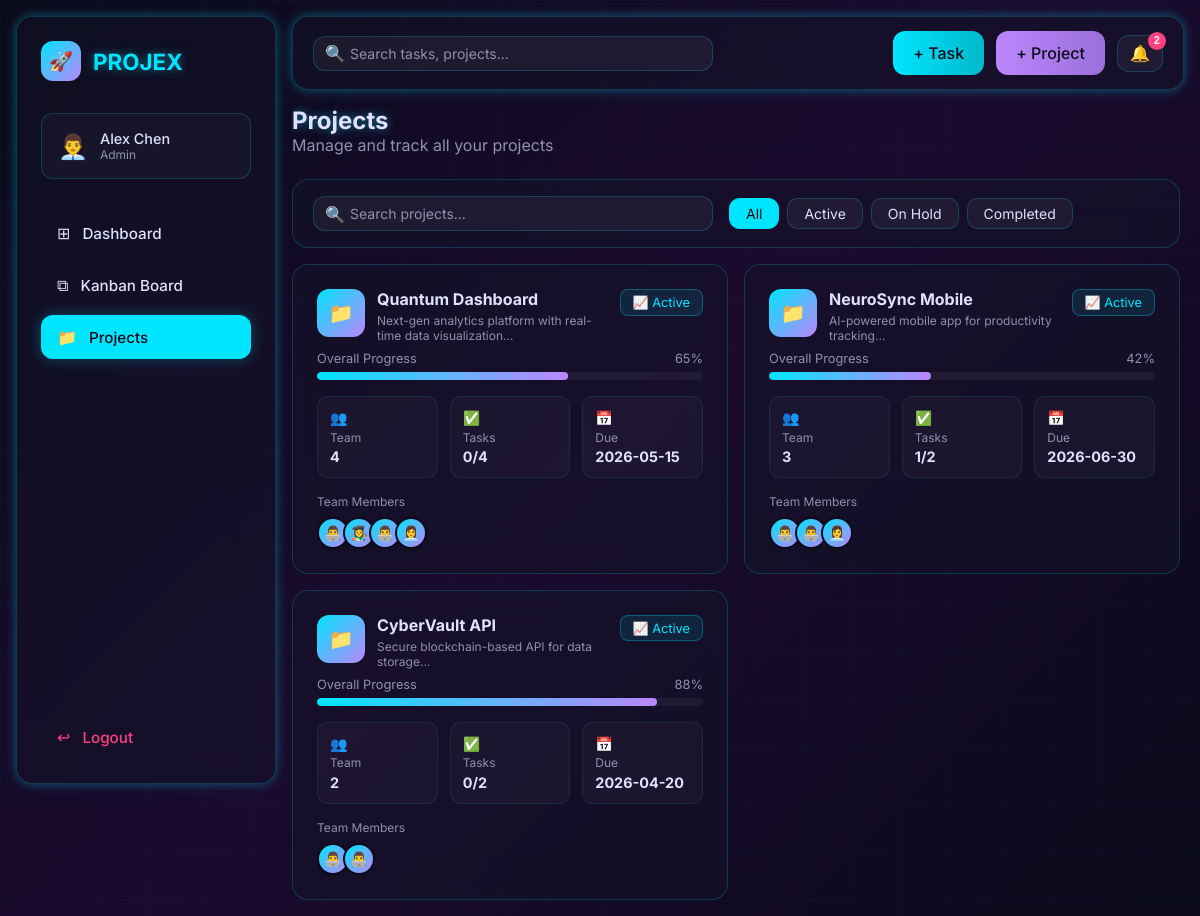
/index.php?page=projects (signed in), run on the app's committed database.
### tables this page shows
CREATE TABLE IF NOT EXISTS `users` (
  `id`         INT AUTO_INCREMENT PRIMARY KEY,
  `name`       VARCHAR(100) NOT NULL,
  `email`      VARCHAR(150) NOT NULL UNIQUE,
  `password`   VARCHAR(255) NOT NULL,
  `role`       ENUM('Admin','Project Manager','Developer','Designer','Client') NOT NULL DEFAULT 'Developer',
  `avatar`     VARCHAR(10)  DEFAULT '👤',
  `created_at` TIMESTAMP    DEFAULT CURRENT_TIMESTAMP
);

CREATE TABLE IF NOT EXISTS `projects` (
  `id`          INT AUTO_INCREMENT PRIMARY KEY,
  `name`        VARCHAR(150) NOT NULL,
  `description` TEXT,
  `progress`    TINYINT UNSIGNED DEFAULT 0,
  `deadline`    DATE,
  `status`      ENUM('Active','On Hold','Completed') DEFAULT 'Active',
  `created_at`  TIMESTAMP DEFAULT CURRENT_TIMESTAMP
);

### data/data.php (called while the page is built, shortened)
<?php
require_once __DIR__ . '/../config/db.php';
function dbRow($sql, $types = '', ...$params) {
    global $conn;
    $stmt = mysqli_prepare($conn, $sql);
    if ($params) mysqli_stmt_bind_param($stmt, $types, ...$params);
    mysqli_stmt_execute($stmt);
    $result = mysqli_stmt_get_result($stmt);
    return mysqli_fetch_assoc($result);
}
function dbRows($sql, $types = '', ...$params) {
    global $conn;
    $stmt = mysqli_prepare($conn, $sql);
    if ($params) mysqli_stmt_bind_param($stmt, $types, ...$params);
    mysqli_stmt_execute($stmt);
    $result = mysqli_stmt_get_result($stmt);
    $rows = [];
    while ($row = mysqli_fetch_assoc($result)) $rows[] = $row;
    return $rows;
}
function getUserById($id) {
    return dbRow('SELECT * FROM users WHERE id = ?', 'i', $id);
}
function getAllProjects() {
    $projects = dbRows('SELECT * FROM projects ORDER BY created_at DESC');
    foreach ($projects as &$p) $p['teamMembers'] = getProjectMemberIds($p['id']);
    return $projects;
}
function getProjectMemberIds($projectId) {
    $rows = dbRows('SELECT user_id FROM project_members WHERE project_id = ?', 'i', $projectId);
    return array_column($rows, 'user_id');
}
function getProjectMembers($projectId) {
    return dbRows('
        SELECT u.* FROM users u
        JOIN project_members pm ON pm.user_id = u.id
        WHERE pm.project_id = ? ORDER BY u.name
    ', 'i', $projectId);
}
function getUserProjects($user) {
    if ($user['role'] === 'Client') {
        $projects = dbRows('
            SELECT p.* FROM projects p
            JOIN project_members pm ON pm.project_id = p.id
            WHERE pm.user_id = ? ORDER BY p.created_at DESC
        ', 'i', $user['id']);
    } else {
        $projects = getAllProjects();
    }
    foreach ($projects as &$p) $p['teamMembers'] = getProjectMemberIds($p['id']);
    return $projects;
}
function getTasksByProject($projectId) {
    return dbRows('SELECT * FROM tasks WHERE project_id = ?', 'i', $projectId);
}
function unreadCount($userId) {
    $row = dbRow('SELECT COUNT(*) AS cnt FROM notifications WHERE user_id = ? AND is_read = 0', 'i', $userId);
    return $row['cnt'] ?? 0;
}
function statusClass($status) {
    return match($status) {
        'Active'    => 'status-active',
        'On Hold'   => 'status-hold',
        'Completed' => 'status-completed',
        default     => '',
    };
}

### pages/projects.php (the view, shortened to what this page needs)
<?php
include 'partials/layout_start.php';
$userProjects = array_values(getUserProjects($currentUser));
$filterStatus = $_GET['status'] ?? 'All';
$searchQuery  = $_GET['search'] ?? '';
$filtered = array_filter($userProjects, function($p) use ($filterStatus, $searchQuery) {
    $matchSearch = !$searchQuery || stripos($p['name'], $searchQuery) !== false || stripos($p['description'], $searchQuery) !== false;
    $matchFilter = $filterStatus === 'All' || $p['status'] === $filterStatus;
    return $matchSearch && $matchFilter;
});
$filtered = array_values($filtered);
$statusFilters = ['All','Active','On Hold','Completed'];
$statusIconMap = ['Active'=>'📈','On Hold'=>'⏸','Completed'=>'✅'];
?>
<div class="page-header">
    <h2 class="page-title neon-text">Projects</h2>
    <p class="muted-text">Manage and track all your projects</p>
</div>
<div class="glass-card filter-bar">
    <form method="GET" action="index.php" class="filter-form">
        <div class="search-wrap">
            <span class="search-icon">🔍</span>
            <input type="text" name="search" value="<?= htmlspecialchars($searchQuery) ?>" placeholder="Search projects..." class="search-input">
        </div>
        <div class="filter-btns">
            <?php foreach ($statusFilters as $sf): ?>
            <button type="submit" name="status" value="<?= $sf ?>"
                class="filter-btn <?= $filterStatus===$sf?'active':'' ?>"><?= $sf ?></button>
            <?php endforeach; ?>
        </div>
    </form>
</div>
<div class="projects-grid">
    <?php foreach ($filtered as $project):
        $projectTasks   = array_values(getTasksByProject($project['id']));
        $completedTasks = count(array_filter($projectTasks, fn($t) => $t['status'] === 'Completed'));
        $totalTasks     = count($projectTasks);
        $members        = getProjectMembers($project['id']);
        $deadlineSoon   = strtotime($project['deadline']) <= strtotime('+7 days');
    ?>
    <div class="project-card glass-card">
        <div class="project-card-header">
            <div class="project-icon-wrap">
                <div class="project-icon">📁</div>
                <div>
                    <h3><?= htmlspecialchars($project['name']) ?></h3>
                    <p class="muted-text small"><?= htmlspecialchars(mb_substr($project['description'],0,80)) ?>...</p>
                </div>
            </div>
            <span class="status-badge <?= statusClass($project['status']) ?>">
                <?= $statusIconMap[$project['status']]??'' ?> <?= $project['status'] ?>
            </span>
        </div>
        <div class="progress-wrap mt-4">
            <div class="progress-labels">
                <span class="muted-text">Overall Progress</span>
                <span><?= $project['progress'] ?>%</span>
            </div>
            <div class="progress-bar">
                <div class="progress-fill animated" style="width:<?= $project['progress'] ?>%"></div>
            </div>
        </div>
        <div class="project-stats">
            <div class="pstat">
                <span class="pstat-icon cyan">👥</span>
                <span class="muted-text small">Team</span>
                <strong><?= count($members) ?></strong>
            </div>
            <div class="pstat">
                <span class="pstat-icon purple">✅</span>
                <span class="muted-text small">Tasks</span>
                <strong><?= $completedTasks ?>/<?= $totalTasks ?></strong>
            </div>
            <div class="pstat">
                <span class="pstat-icon <?= $deadlineSoon?'red':'cyan' ?>">📅</span>
                <span class="muted-text small">Due</span>
                <strong class="<?= $deadlineSoon?'text-red':'' ?>"><?= $project['deadline'] ?></strong>
            </div>
        </div>
        <div class="team-avatars">
            <div class="muted-text small mb-2">Team Members</div>
            <div class="avatar-stack">
                <?php foreach (array_slice($members,0,5) as $m): ?>
                <div class="avatar-circle" title="<?= htmlspecialchars($m['name']) ?>"><?= $m['avatar']??'👤' ?></div>
                <?php endforeach; ?>
            </div>
        </div>
    </div>
    <?php endforeach; ?>
</div>
<?php include 'partials/layout_end.php'; ?>

### partials/layout_start.php (shortened to what this page needs)
<?php
$currentUser  = $_SESSION['user'];
$unread       = unreadCount($currentUser['id']);
$activePage   = $_GET['page'] ?? 'dashboard';
?>
<div class="app-layout">
    <aside class="sidebar glass-card neon-border">
        <div class="sidebar-logo">
            <div class="logo-badge">🚀</div>
            <span class="neon-text logo-text">PROJEX</span>
        </div>
        <div class="user-info">
            <div class="user-avatar"><?= $currentUser['avatar'] ?? '👤' ?></div>
            <div class="user-details">
                <div class="user-name"><?= htmlspecialchars($currentUser['name']) ?></div>
                <div class="user-role"><?= htmlspecialchars($currentUser['role']) ?></div>
            </div>
        </div>
        <nav class="sidebar-nav">
            <a href="index.php?page=dashboard" class="nav-item <?= $activePage==='dashboard'?'active':'' ?>"><span class="nav-icon">⊞</span> Dashboard</a>
            <a href="index.php?page=kanban"    class="nav-item <?= $activePage==='kanban'   ?'active':'' ?>"><span class="nav-icon">⧉</span> Kanban Board</a>
            <a href="index.php?page=projects"  class="nav-item <?= $activePage==='projects' ?'active':'' ?>"><span class="nav-icon">📁</span> Projects</a>
        </nav>
        <a href="index.php?page=logout" class="nav-item logout-btn"><span class="nav-icon">↩</span> Logout</a>
    </aside>
    <div class="main-content">
        <div class="topbar glass-card neon-border">
            <div class="topbar-left">
                <div class="search-wrap">
                    <span class="search-icon">🔍</span>
                    <input type="text" id="globalSearch" placeholder="Search tasks, projects..." class="search-input">
                </div>
            </div>
            <div class="topbar-right">
                <?php if (in_array($currentUser['role'], ['Admin','Project Manager'])): ?>
                <button class="btn-cyan"   onclick="openModal('createTaskModal')">+ Task</button>
                <button class="btn-purple" onclick="openModal('createProjectModal')">+ Project</button>
                <?php endif; ?>
                <div class="notif-wrap">
                    <button class="icon-btn" onclick="toggleNotifs()" id="notifBtn">
                        🔔
                        <?php if ($unread > 0): ?><span class="notif-badge"><?= $unread ?></span><?php endif; ?>
                    </button>
                </div>
            </div>
        </div>
        <div class="page-content">

### data on the page
users: avatar "👨‍💼", name "Alex Chen", role "Admin"
projects: name "Quantum Dashboard", description "Next-gen analytics platform with real-time data visualization", status "📈", status "Active", progress "65", count($members) "4", completedTasks "0", totalTasks "4", deadline "2026-05-15"
users: avatar "👨‍💻"
users: avatar "👩‍🎨"
users: avatar "👨‍💻"
users: avatar "👩‍💼"
projects: name "NeuroSync Mobile", description "AI-powered mobile app for productivity tracking", status "📈", status "Active", progress "42", count($members) "3", completedTasks "1", totalTasks "2", deadline "2026-06-30"
projects: name "CyberVault API", description "Secure blockchain-based API for data storage", status "📈", status "Active", progress "88", count($members) "2", completedTasks "0", totalTasks "2", deadline "2026-04-20"

### other printed values
$unread "2"
$sf "All"
$sf "Active"
$sf "On Hold"
$sf "Completed"
